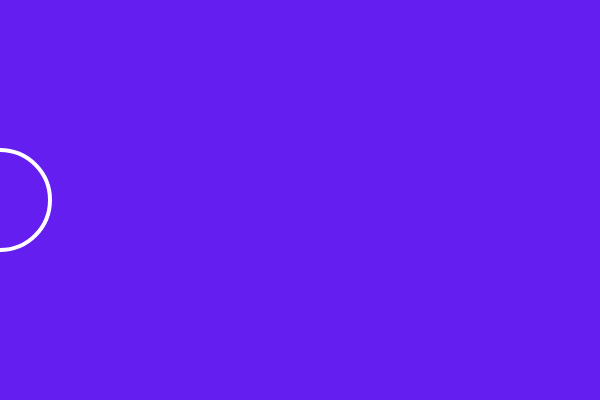
Frame 1 (no input)
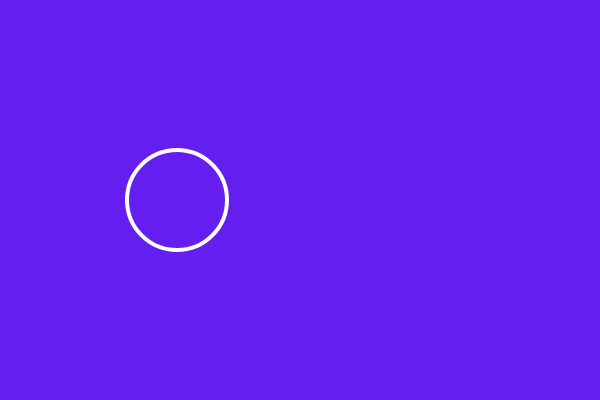
Frame 60 (no input)
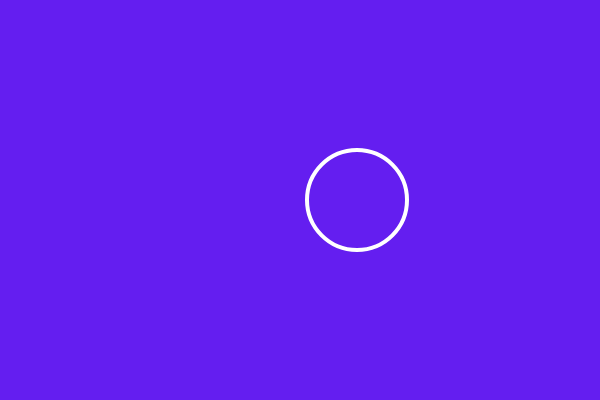
Frame 120 (the mouse pressed at the canvas centre since frame 60)

The p5.js sketch that drew these frames (run headless with seeded random() and noise() and a simulated clock; from frame 60 on, the mouse is pressed at the canvas centre):

// p5.js sketch
// ── sketch.js
var x = 0;
var speed = 3;

function setup() {
  createCanvas(600,400);
}

function draw() {
  background(100, 30, 240);
  stroke(255);
  strokeWeight(4);
  noFill();
  ellipse(x, 200,100,100);

  
  if(x > width || x < 0) {
    speed = speed * -1;
  }
  x = x + speed;
}
